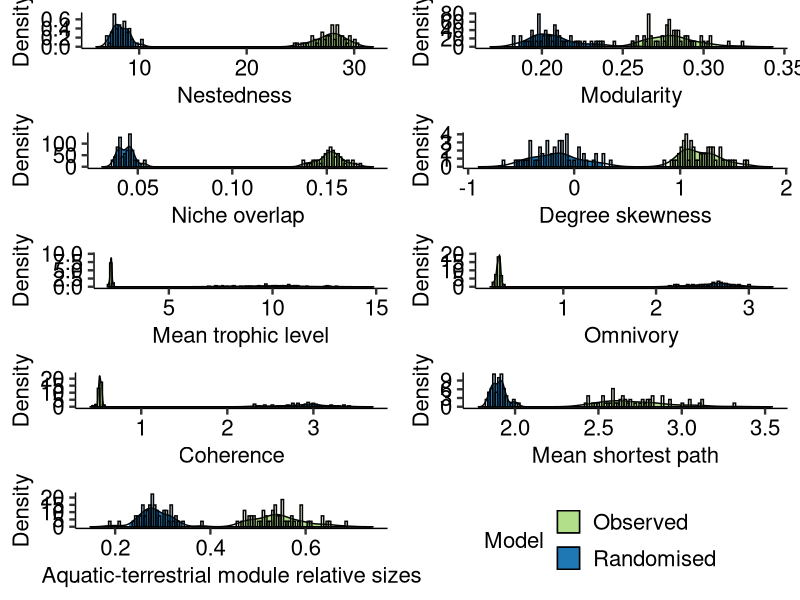

Reproduce this figure in R.
################################################################################
#################################### fig S2 ####################################
################################################################################

library(tidyr)
library(ggplot2)
library(ggpubr)
library(cowplot)

# Function to generate density distribution plots
make_distribution_plot <- function(df, var, label = NULL) {
  # Convert specified variable and its randomized counterpart into long format
  df.long <- pivot_longer(df[, colnames(df) %in% c(var, paste0(var, ".rand"))], 
                          cols = c(var, paste0(var, ".rand")))
  
  # Compute density for observed data
  d <- data.frame(x = density(df[, var])$x, y = density(df[, var])$y)
  # Filter density values to focus on the central 90%
  d$y[abs(cumsum(d$y * mean(diff(d$x))) - 0.5) > 0.45] <- 0
  
  # Repeat the same steps for randomized data
  d2 <- data.frame(x = density(df[, paste0(var, ".rand")])$x, y = density(df[, paste0(var, ".rand")])$y)
  d2$y[abs(cumsum(d2$y * mean(diff(d2$x))) - 0.5) > 0.45] <- 0
  
  # Create the density plot
  plot <- ggplot(df.long, aes(x = value, fill = name)) +
    geom_area(aes(x = x, y = y), fill = "#b2df8a", alpha = 1,
              data = d, inherit.aes = FALSE) +
    geom_area(aes(x = x, y = y), fill = "#1f78b4", alpha = 1,
              data = d2, inherit.aes = FALSE) +
    geom_density(alpha = 0, linetype = "solid") + 
    geom_histogram(aes(y = stat(density)), binwidth = (max(df.long$value) - min(df.long$value))/100, alpha = 0.3, color = "black", position = "identity") + 
    scale_fill_manual(values = c("#b2df8a", "#1f78b4"), 
                      labels = c("Observed", "Randomised")) + 
    labs(x = ifelse(is.null(label), var, label), y = "Density") + 
    theme_pubr(base_size = 18) + 
    theme(strip.background = element_blank(),
          panel.spacing = unit(1, "lines"), 
          legend.text = element_text(size = 16), 
          legend.title = element_text(size = 16), 
          axis.text = element_text(size = 16), 
          axis.title = element_text(size = 16)) +
    guides(fill = guide_legend(title = "Model", override.aes = list(alpha = 1), nrow = 2))
  
  return(plot)
}

# Load data
fw.df <- read.csv("foodweb_metrics.csv")

# Generate individual distribution plots for various metrics
Modularity.plot <- make_distribution_plot(fw.df, "Modularity")
Nestedness.plot <- make_distribution_plot(fw.df, "Nestedness")
Niche.plot <- make_distribution_plot(fw.df, "Nic.over.Con.Jac", label = "Niche overlap")
Skew.Degree.plot <- make_distribution_plot(fw.df, "Skew.Degree", label = "Degree skewness")
Mean.TL.plot <- make_distribution_plot(fw.df, "Mean.TL", label = "Mean trophic level")
Omnivory.plot <- make_distribution_plot(fw.df, "Omnivory")
Coherence.plot <- make_distribution_plot(fw.df, "Coherence")
MeanShortestPath.plot <- make_distribution_plot(fw.df, "Mean.ShortestPath", label = "Mean shortest path")
Frac.Cluster.BG.plot <- make_distribution_plot(fw.df, "Frac.Cluster.BG", label = "Aquatic-terrestrial module relative sizes")

# Extract the legend from one of the plots
# This allows for a shared legend across multiple plots
g <- ggplotGrob(Modularity.plot + theme(legend.position = "bottom"))
legend.grob <- g$grobs[[which(sapply(g$grobs, function(x) x$name) == "guide-box")]]

plot_grid(
  Nestedness.plot + theme(legend.position = "none"), 
  Modularity.plot + theme(legend.position = "none"), 
  Niche.plot + theme(legend.position = "none"), 
  Skew.Degree.plot + theme(legend.position = "none"),
  Mean.TL.plot + theme(legend.position = "none"), 
  Omnivory.plot + theme(legend.position = "none"), 
  Coherence.plot + theme(legend.position = "none"), 
  MeanShortestPath.plot + theme(legend.position = "none"),
  Frac.Cluster.BG.plot + theme(legend.position = "none"),
  legend.grob, 
  ncol = 2)
